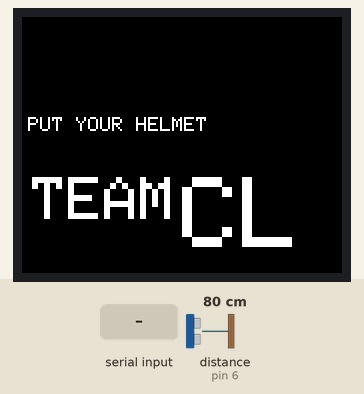
Simulated run of this sketch. Board: Arduino Uno, built with avr-gcc and run on an emulated ATmega328P. Shown: 160×128 colour display. Wiring (inferred from the names in the program): ultrasonic range finder: trigger pin 7; echo pin 6. The test bench sets the inputs (shaded band); at power-on: distance to the obstacle (sensor on pin 6) 80 cm. The echo pulse lasts 58.3 µs per cm; what the sketch prints to the serial monitor is not drawn.

Above: at 1.8 s.
1.9 s: distance to the obstacle (sensor on pin 6) set to 120 cm
At 2.8 s:
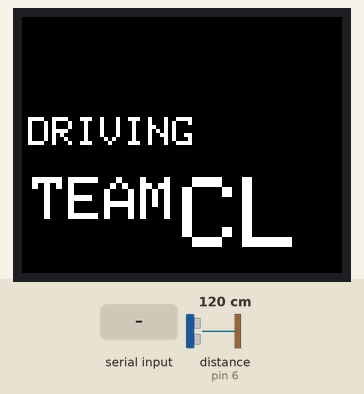
5.6 s: "1" received over the second serial link
At 6.6 s:
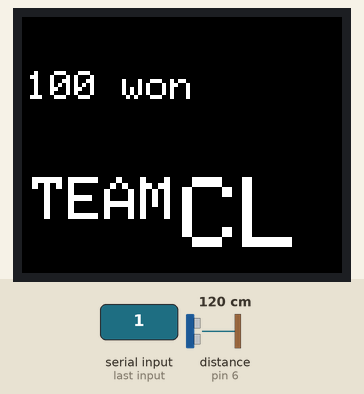
Timing chart, 0 to 8.6 s (numbered marks = the images above; inputs shaded):
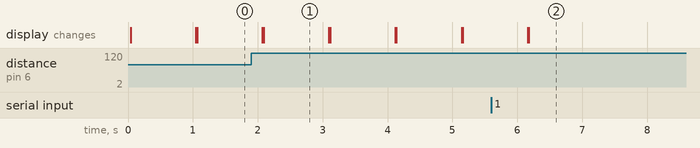

The sketch:

sketch_nov17a.ino
```cpp
#include <TFT.h>  // 아두이노 LCD 라이브러리 포함
#include <SPI.h>  // 아두이노 SPI 라이브러리 포함
#include <SoftwareSerial.h>

#include <SD.h>
#define cs   10
#define dc   9
#define rst  8    //핀,라이브러리 선언들
#define echo 6
#define trig 7

TFT TFTscreen = TFT(cs, dc, rst);    // TFT 클래스 생성
SoftwareSerial btSerial(2,3);

void setup() { //반복을 시작하기전에 한번만 도는 문(준비단계)
  Serial.begin(9600);
  TFTscreen.begin();                 // TFT 클래스 시작
  btSerial.begin(9600); //시리얼 통신속도
  TFTscreen.background(0, 0, 0); //bleak
  pinMode(echo,INPUT);
  pinMode(trig,OUTPUT);
   TFTscreen.stroke(255,255,255); //폰트색깔 (글자가0~255까지 흰색)
 TFTscreen.setTextSize(3); //LCD 글자크기조절
 TFTscreen.setCursor(5,80);//위치
 TFTscreen.println("TEAM");
  TFTscreen.stroke(255,255,255); //폰트색깔 (글자가0~255까지 흰색)
 TFTscreen.setTextSize(5); //LCD 글자크기조절
 TFTscreen.setCursor(80,80);//위치
 TFTscreen.println("CL");


}
 String readSerial(){
  String str = "";
  char ch;
  while(btSerial.available()){
    ch = btSerial.read();
    str.concat(ch);
    delay(10);
  }
  return str;
 }


void loop() //반복문
{
 long duration, distance; //기본코드 걸린시간, 거리
  digitalWrite(trig, HIGH);  // trigPin에서 초음파 발생(echoPin도 HIGH)
  delayMicroseconds(10); //초음파 지연시간
  digitalWrite(trig, LOW); //초음파 멈춤
  duration = pulseIn(echo, HIGH);    // echoPin 이 HIGH를 유지한 시간을 저장 한다.
  distance = ((float)(340 * duration) / 1000) / 2; //거리계산


if(distance<1000){ //distance가 100보다 작을 때
Serial.println("close"); // Serial close 출력
 btSerial.println("close"); //BTSerial로 가는 것
 btSerial.println(distance); //BTSerial로 distance가 가는 것
 TFTscreen.stroke(255,255,255); //폰트색깔 (글자가0~255까지 흰색)
 TFTscreen.setTextSize(1.5); //LCD 글자크기조절
 TFTscreen.setCursor(3,50);//위치
 TFTscreen.println("PUT YOUR HELMET");//전진x( 기본값x, 값이 적다)
 delay(1000);
 TFTscreen.fillRect(3,30,100,40,0x0000);


}
 else {
  Serial.println("FAR"); //Serial FAR 출력
  btSerial.println("FAR"); //BTSerial FAR로 가는 것
 btSerial.println(distance); //BTSerial로 distance가 가는 것

  TFTscreen.stroke(255,255,255); //폰트색깔 (글자가0~255까지 흰색)
  TFTscreen.setTextSize(2); //LCD 글자크기조절
  TFTscreen.setCursor(3,50);//위치
  TFTscreen.println("DRIVING");//전진x( 기본값x, 값이 적다)
  delay(1000);
  TFTscreen.fillRect(3,35,100,30,0x0000);


 }

  String msg;
  if (Serial.available()){
  btSerial.write(Serial.read());
  }

  if(btSerial.available()){
    msg = readSerial(); //사용자 정의 함수

  TFTscreen.stroke(255,255,255); //폰트색깔 (글자가0~255까지 흰색)
  TFTscreen.setTextSize(2); //LCD 글자크기조절
  TFTscreen.setCursor(2,27);//위치

  TFTscreen.println(msg+"00"+" won");//전진x( 기본값x, 값이 적다)
  delay(10000);
  TFTscreen.stroke(0,0,0); //이 문이없으면 글자가 겹침,
  }

}
```

Measured:
- after the input at 1.9 s, the display: first differs from a run without the input after 0.19 s (image 1)
- after the input at 5.6 s, the display: first differs from a run without the input after 0.58 s (image 2)
- what the display in image 1 shows lasts 1.0 s, from 2.1 s to 3.1 s
